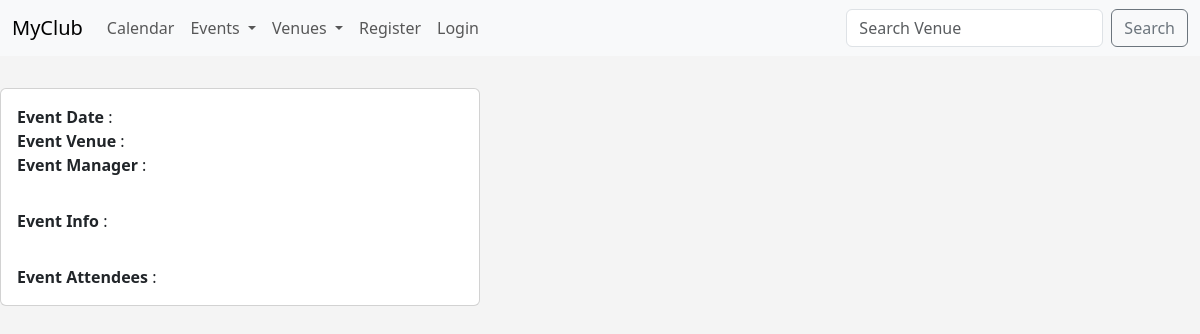
The page /event_details/4 on the database as committed earlier.
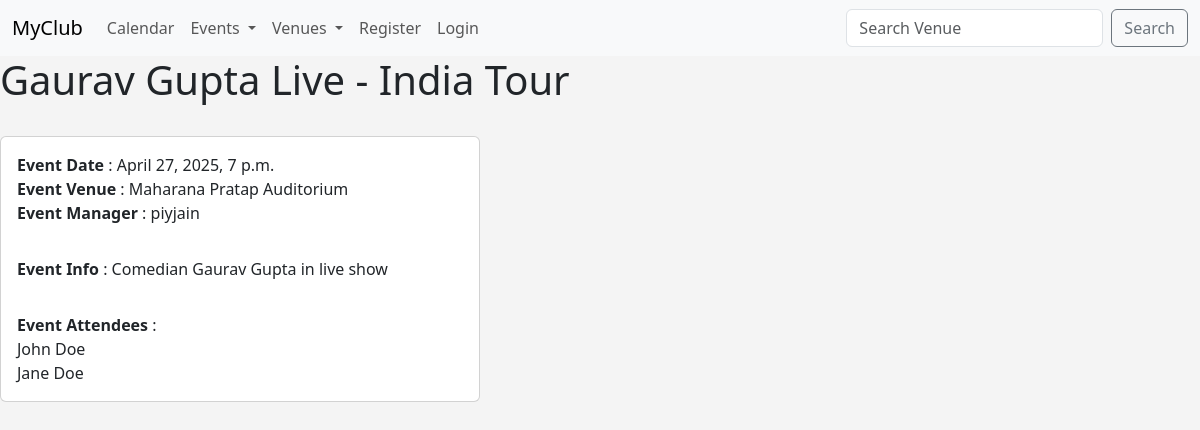
The same page on the database as committed later.
### myclub_app/models.py (models this page shows, shortened)
class Event(models.Model):
    name = models.CharField('Event Name', max_length=500)
    event_date = models.DateTimeField()
    venue = models.ForeignKey(Venue, blank=True,null=True, on_delete=models.CASCADE)
    manager = models.ForeignKey(User,blank=True,null=True,on_delete=models.SET_NULL)
    description = models.TextField(blank=True)
    attendees = models.ManyToManyField(MyClubUser, blank=True)

class Venue(models.Model):
    name = models.CharField('Venue Name', max_length=500)
    address = models.CharField(max_length=2000)
    zip_code = models.CharField(max_length=6)
    phone_no = models.CharField(max_length=15,blank=True)
    email = models.EmailField(blank=True)
    owner = models.IntegerField("Venue Owner",blank=False,default=1)
    def __str__(self):
        return self.name

class MyClubUser(models.Model):
    first_name = models.CharField(max_length=500)
    last_name = models.CharField(max_length=500)
    email = models.EmailField()

### myclub_app/views.py (the view)
# urls.py: path('event_details/<event_id>',views.event_details, name="event_details"),
def event_details(request, event_id):
    try :
        event = Event.objects.get(pk=event_id)
    except :
        event = None
    return render(request, 'event_details.html', {'event': event})

### myclub_app/templates/event_details.html
{% extends 'base.html' %}
{% block content %}
    <h1>{{event.name}}</h1>
    <br>
    <div class="card" style="width: 30rem;">
    <div class="card-body">
        <b>Event Date</b> : {{ event.event_date }} <br>
        <b>Event Venue</b> : {{ event.venue }} <br>
        <b>Event Manager</b> : {{ event.manager }} <br>
    </div>
    <div class="card-body">
        <b>Event Info</b> : {{ event.description }} <br>
    </div>
    <div class="card-body">
        <b>Event Attendees</b> : <br>
        {% for attendee in event.attendees.all %}
        {{ attendee.first_name }} {{attendee.last_name}}<br>
        {% endfor %}
    </div>
    </div>
{% endblock content %}

Rows that differ between the two databases and show on the page:
added Event: name "Gaurav Gupta Live - India Tour", event_date "April 27, 2025, 7 p.m.", venue "Maharana Pratap Auditorium", manager "piyjain", description "Comedian Gaurav Gupta in live show"
now on this page (row unchanged): MyClubUser: first_name "John", last_name "Doe"
now on this page (row unchanged): MyClubUser: first_name "Jane", last_name "Doe"
